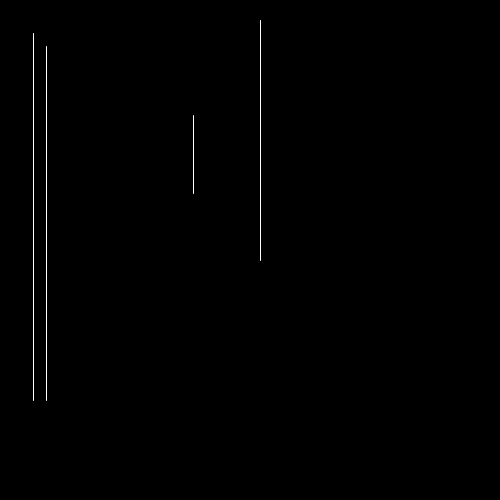
Frame 1 (no input)
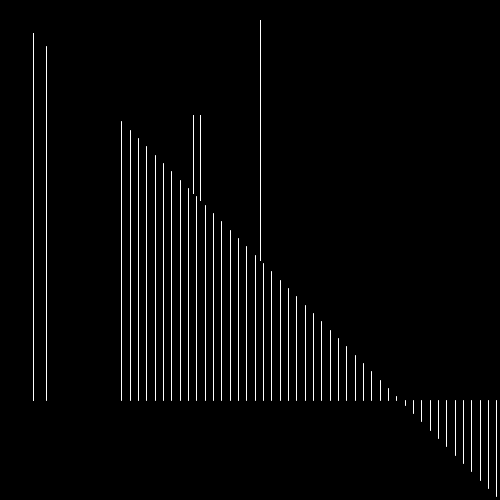
Frame 60 (the mouse pressed at the canvas centre just before this capture)
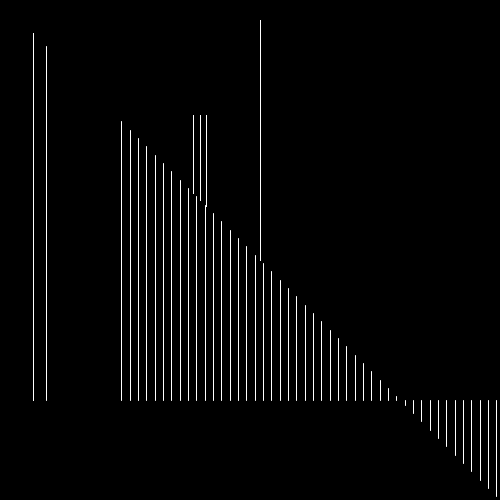
Frame 120 (the mouse held since frame 60 and released just before this capture)

The Processing sketch that drew these frames (run headless with seeded random() and noise(); from frame 60 on, the mouse is pressed at the canvas centre):

// Processing sketch: processing_90285
// ── processing_90285.pde

void setup() {
  size(500, 500);
  smooth();
  background(0);
}
 
void draw() {
  float mi =map(millis(),0, 1000, 0, 500);
  float s = map(second(), 0, 60, 0, 400);
  float m = map(minute(), 0, 60, 0, 400);
  float h = map(hour(), 0, 24, 0, 400);
   
  stroke(255);
  line(mi, 400, mi, mi);
  line(s, 115, s, s);
  line(m, 20, m, m);
  line(h, 400, h, h);
}
